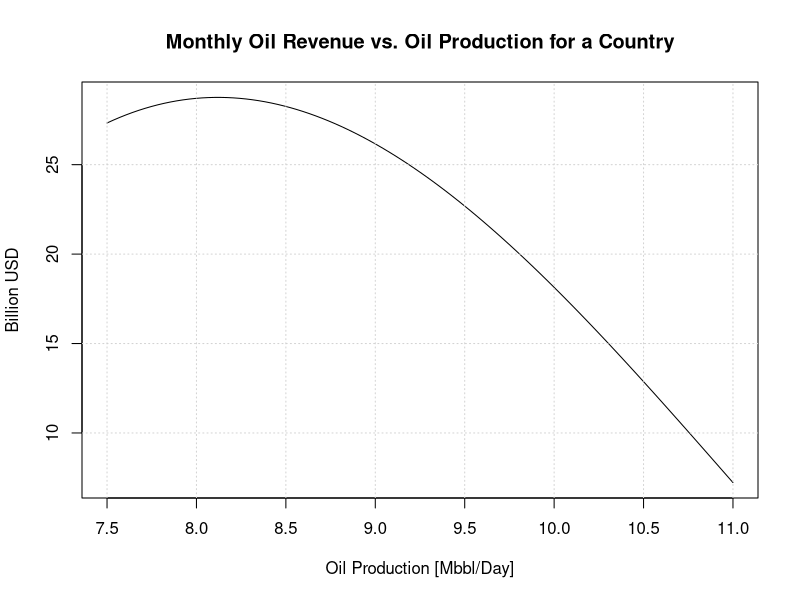
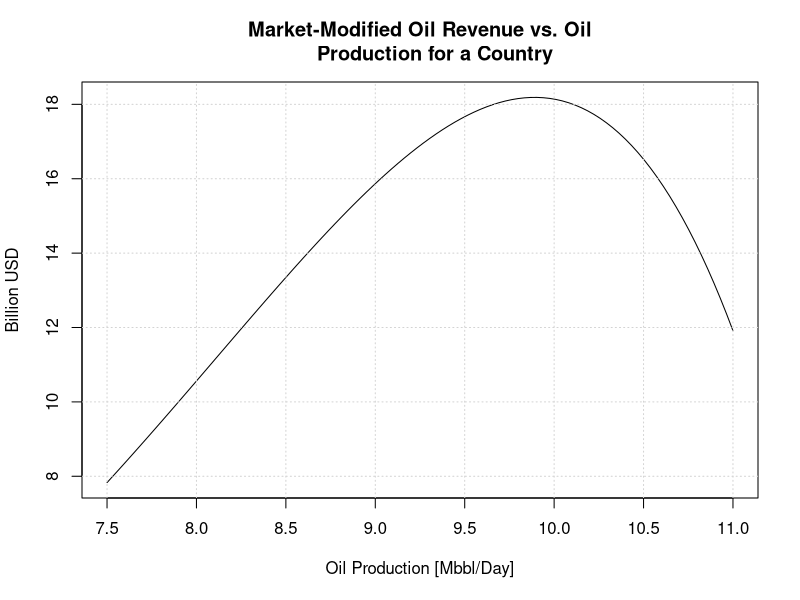

Recreate these plots in R, in order.
## ---- chunk 1
pfr <- function(r) {6*pi*r^3 + 9.4*pi*r^2 -1456.88} 
uniroot(pfr,c(0,8))
## ---- chunk 2
x <- seq(7.5,11.0,length=100)
rev <- function(x) {10^(-3)*30*x*(10000/(x+1)^2)*(cos(0.5*(x-8.5)))} 
plot(x,rev(x),type="l", 
     main="Monthly Oil Revenue vs. Oil Production for a Country",
     xlab="Oil Production [Mbbl/Day]",ylab="Billion USD" )
grid(nx = NULL, ny = NULL)

#Search for the maximum revenue
max(rev(x))

#Search for the optimal production level for the maximum revenue op=0
for(k in 1:100){
  if(rev(x)[k] > 28.7598){
    op=x[k]} 
  }
op

crrev <- function(x) {(10000/(x+1)^2)*(cos(0.5*(x-8.5)))- 
    0.5*x*(10000/(x+1)^2)*(sin(0.5*(x-8.5)))- 
    2*x*(10000/(x+1)^3)*(cos(0.5*(x-8.5))) } 
uniroot(crrev,c(7.5,11))

x <- seq(7.5,11.0,length=100)
mrev <- function(x) {10^(-3)*30*x*exp(0.5*(x-10.0))*(10000/(x+1)^2)*(
  cos(0.5*(x-8.5)))}
plot(x,mrev(x),type="l", main="Market-Modified Oil Revenue vs. Oil
     Production for a Country", xlab="Oil Production [Mbbl/Day]",
     ylab="Billion USD" )
grid(nx = NULL, ny = NULL)

#Search for the maximum revenue
max(mrev(x))

#Search for the optimal production level for the maximum revenue op=0
for(k in 1:100){
  if(mrev(x)[k] > 18.18664){
    op=x[k]} 
  }
op
